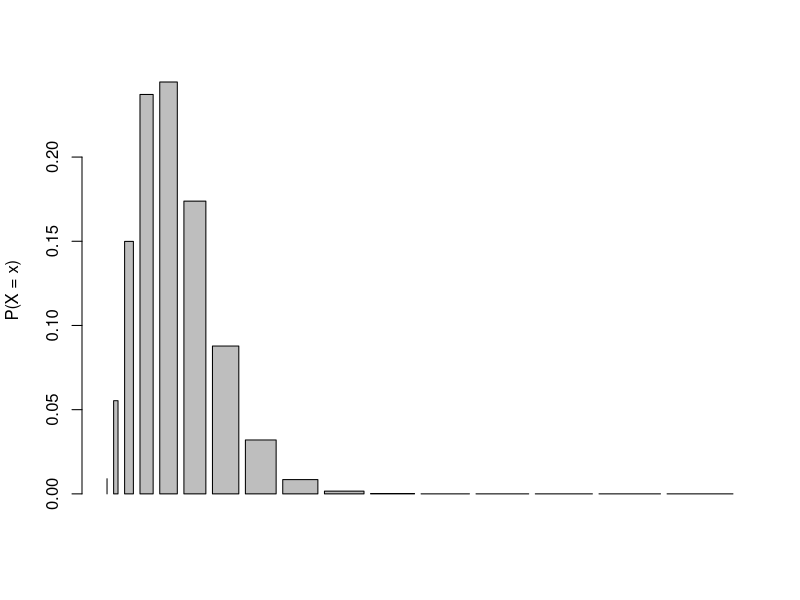
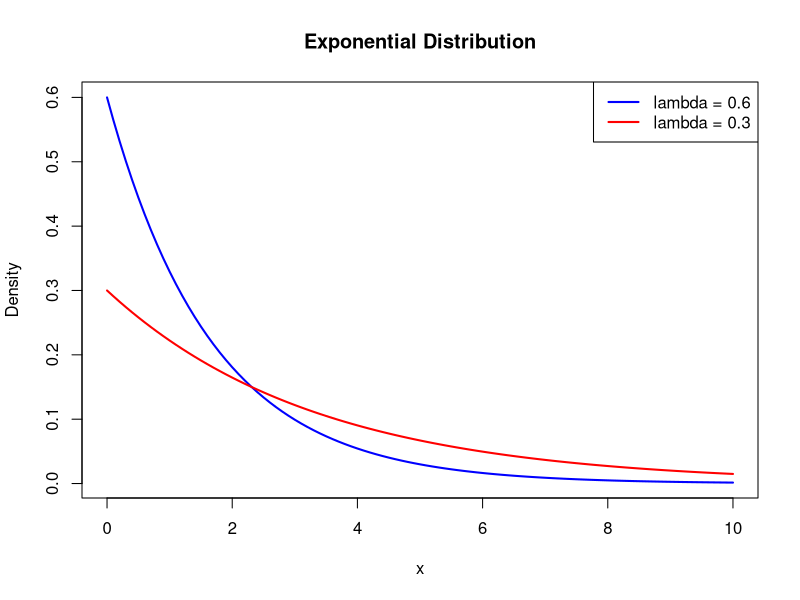
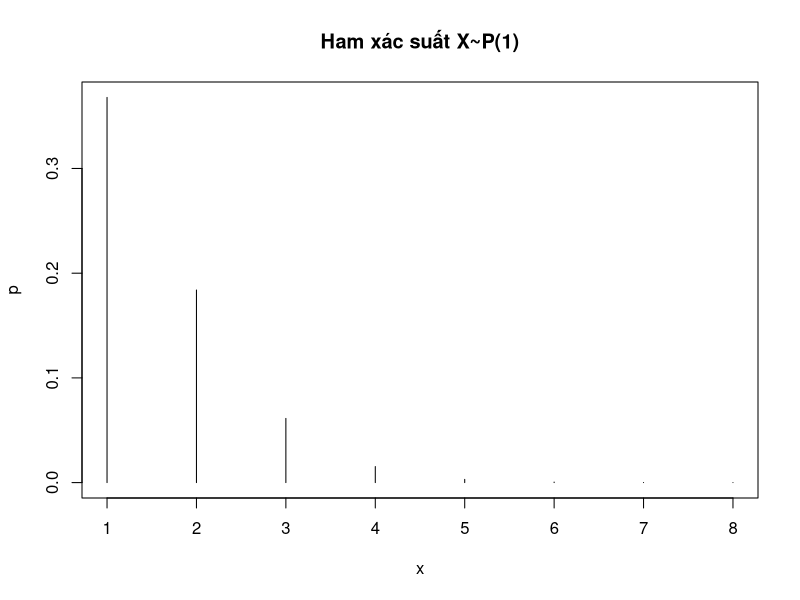
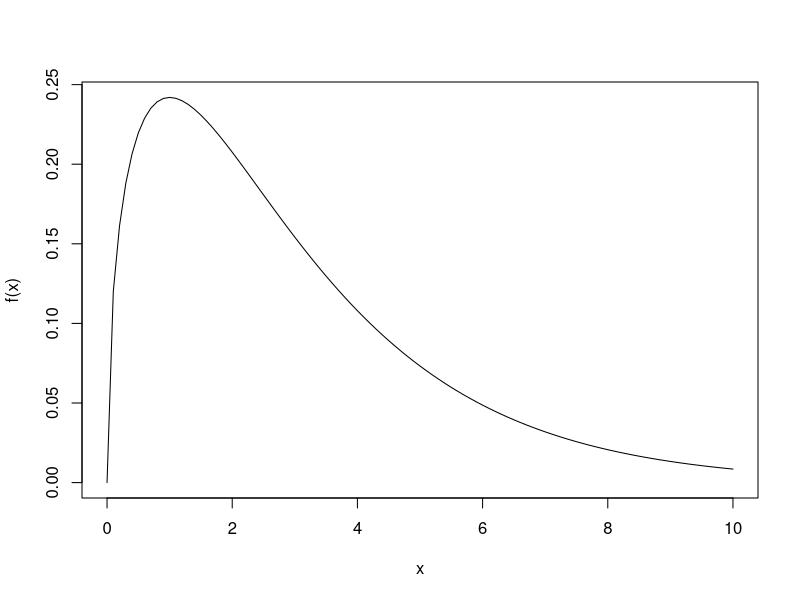
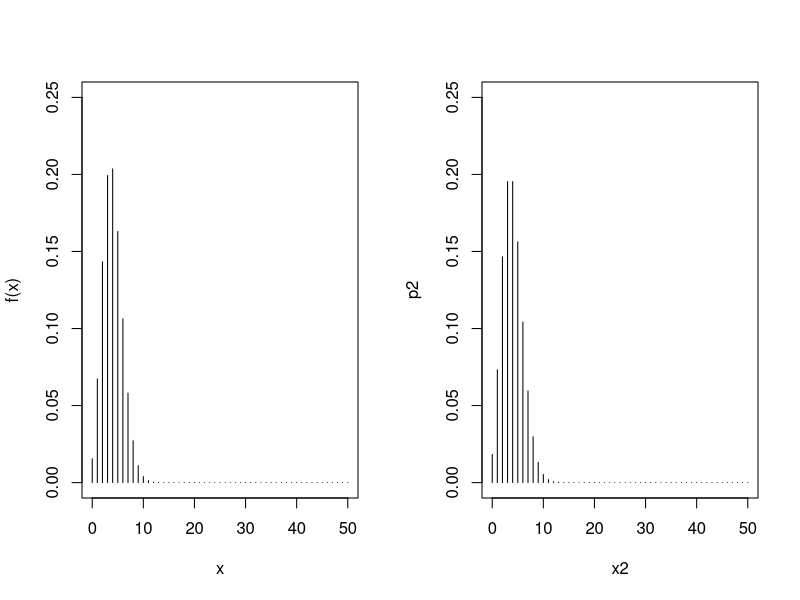
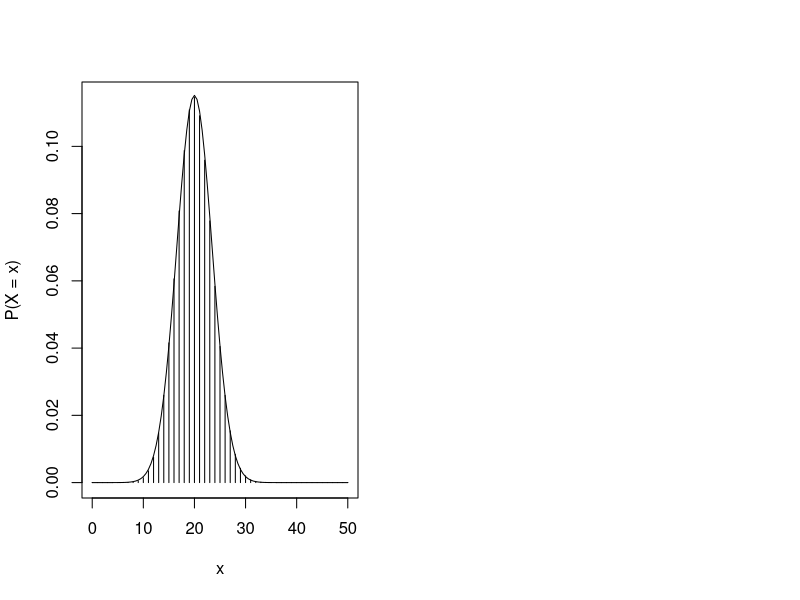
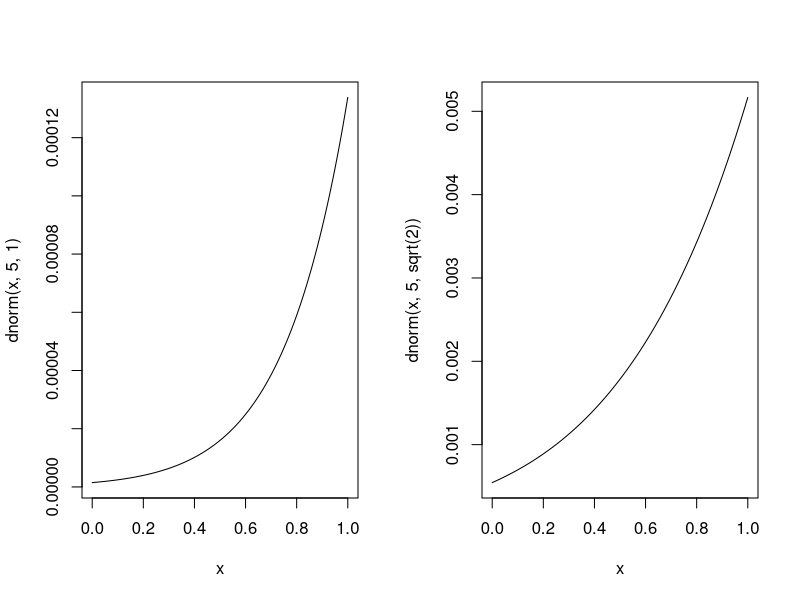
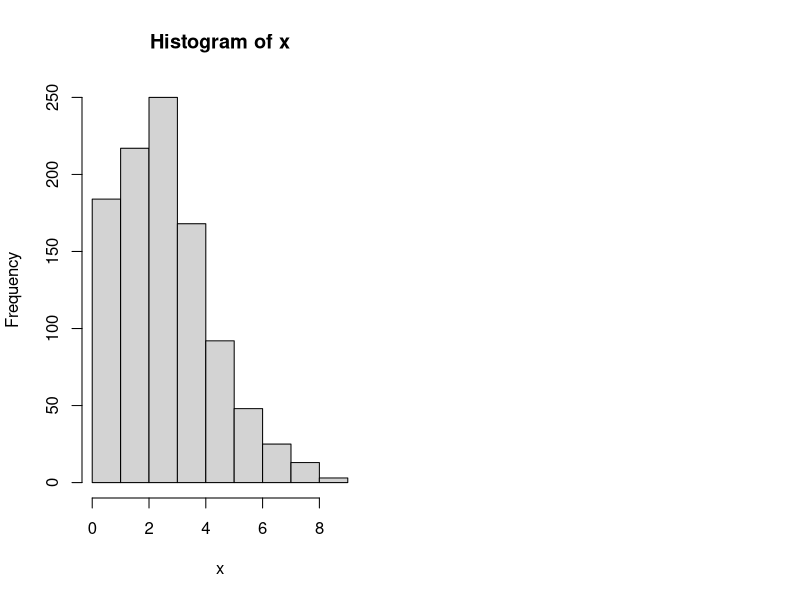

Write R code to recreate these figures, in order.
### Bai tap 4.1
N = 100
M = 25
n = 15
x = 0:n
p = dhyper(x, M, N - M, n)
barplot(p, x, ylab = "P(X = x)")



### Bai tap 4.2
Px = phyper(12, M, N - M, n) - phyper(5, M, N - M, n)
cat(Px)


### Bai tap 4.3
rm(list = ls())
# a) 
curve(dexp(x, 0.6), 0, 10, col = "blue", lwd = 2, main = "Exponential Distribution", xlab = "x", ylab = "Density")
# b) 
curve(dexp(x, 0.3), 0, 10, col = "red", lwd = 2, main = "Expenential Distribution", xlab = "x", ylab = "Density",add = TRUE)
legend("topright", legend = c("lambda = 0.6", "lambda = 0.3"), col = c("blue", "red"), lwd = 2)
# c)
# Dien tich phan duoi ham X~Exp(0.6)
s1 = pexp(10, 0.6) - pexp(0, 0.6)
# Dien tich phan duoi ham X~Exp(0.3) 
s2 = pexp(10, 0.3) - pexp(0, 0.3)
cat("s1 = ", s1, "\n")
cat("s2 = ", s2, "\n")


### Bai tap 4.4
# Vẽ hàm xác suất của biến X ~ P(1) với x thuộc {1,....,8}
rm(list = ls())
x = 1:8
p = dpois(x, 1)
plot(x, p, type = "h", main = "Ham xác suất X~P(1)")



### Bai tap 4.5
# Vẽ hàm mật độ xác suất của biến X ~ X^2(3) với x thuộc [0, 10]
rm(list = ls())
curve(dchisq(x, 3), from = 0, to = 10, xlab = "x", ylab = "f(x)")



### Bai tap 4.6
rm(list = ls())
par(mfrow = c(1, 2))
# a) Vẽ đồ thị của hàm xác suất X ~ B(50, 0.08) lấy ylim = c(0, 0.25)
x1 = 0:50
p1 = dbinom(x1, 50, 0.08)
plot(x1, p1, type = "h", ylim = c(0, 0.25), xlab = "x", ylab = "f(x)")
# b) Vẽ đồ thị của hàm xác suất của biến X ~ P(4) với x thuộc {0,...,50}
# với cùng lựa chọn ylim = c(0, 0.25)
x2 = 0:50
p2 = dpois(x2, 4)
plot(x2, p2, type = "h", ylim = c(0, 0.25))



### Bai tap 4.7
# Vẽ hàm mật độ của X~B(50, 0.4) và Y~N(20,12) vào chung 1 đồ thị
rm(list = ls())
x = 0:50
plot(x, dbinom(x, 50, 0.4), type = "h", xlab = "x", ylab = "P(X = x)")
curve(dnorm(x, 20, sqrt(12)), add = TRUE)



### Bai tap 4.8
# So sánh xác suất P(X = 5) giữa hai phân phối nhị thức X1~B(10, 0.4)
# và X2~B(10, 0.6). Giải thích sự khác biệt
rm(list = ls())
p1 = dbinom(5, 10, 0.4)
p2 = dbinom(5, 10, 0.6)
cat(p1 == p2)



### Bai tap 4.9
# Tính P(4 <= X <= 8) với X ~ B(12, 0.5) bằng 2 cách: Dùng tổng các xác suất 
# riêng lẻ, và dùng hàm phân phối tích lũy
rm(list = ls())
k = 4:8
p1 = sum(choose(12, k) * 0.5^k * 0.5^(12 - k))
p2 = pbinom(8, 12, 0.5) - pbinom(3, 12, 0.5)
cat(p1, p2)



### Bai tap 4.10
rm(list = ls())
par(mfrow = c(1, 2))
curve(dnorm(x, 5, 1))
curve(dnorm(x, 5, sqrt(2)))



### Bai tap 4.11
rm(list = ls())
qnorm(0.025, 0, 1)
qnorm(0.975, 0, 1)



### Bai tap 4.12
rm(list = ls())
x = rpois(1000, 3)
hist(x)



### Bai tap 4.13
# Tính P(X > 5) với X~P(2)
rm(list = ls())
p = ppois(4, 2, lower.tail = FALSE)
cat(p)



### Bai tap 4.14
# Vẽ đồ thị hàm phân phối mũ với lambda = 0.5
rm(list = ls())
par(mfrow = c(1, 2))
curve(dexp(x, 0.5), from = 1, to = 10)
curve(dexp(x, 1), from = 1, to = 10)



### Bai tap 4.15
# Tính P(X <= 3) với X ~ Exp(0.2) 
rm(list = ls())
p = pexp(3, 0.2)
cat(p)



### Bai tap 4.16
# Mô phỏng 500 giá trị từ phân phối chuẩn N(100, 15). Tính tỷ lệ giá trị nằm
# trong khoảng từ [85, 115]
x = rnorm(500, 100, sqrt(15))
tylemophong = mean(x >= 85 & x <= 115)
tylelythuyet = pnorm(115, 100, sqrt(15)) - pnorm(85, 100, sqrt(15))
cat(tylemophong, tylelythuyet)



### Bai tap 4.17
# Tính phân vị mức 0.9 của X~X^2(5)
qchisq(0.9, 5)



### Bai tap 4.18
# Vẽ đồ thị hàm mật độ  X~F(5, 10)
curve(df(x, 5, 10), from = 1, to = 10)



### Bai tap 4.19
rm(list = ls())
par(mfrow = c(1, 2))
x = 0:50
plot(x, dbinom(x, 50, 0.1), type = "h", xlab = "x", ylab = "B(50, 0.1)")
plot(x, dpois(x, 5), type = "h", xlab = "x", ylab = "P(5)")



### Bai tap 4.20
# Tính xác suất P(X <= 2) với X ~ K(N = 100, M = 30, n = 10)
phyper(2, 30, 70, 10)



### Bai tap 4.21
x = rnorm(1000, 0, 1)
qqnorm(x)



### Bai tap 4.22
R = function(a, b, TrungBinh, DoLechChuan){
  pnorm(b, TrungBinh, DoLechChuan) - pnorm(a, TrungBinh, DoLechChuan)
}
R(1, 2, 1.5, 0.3)
